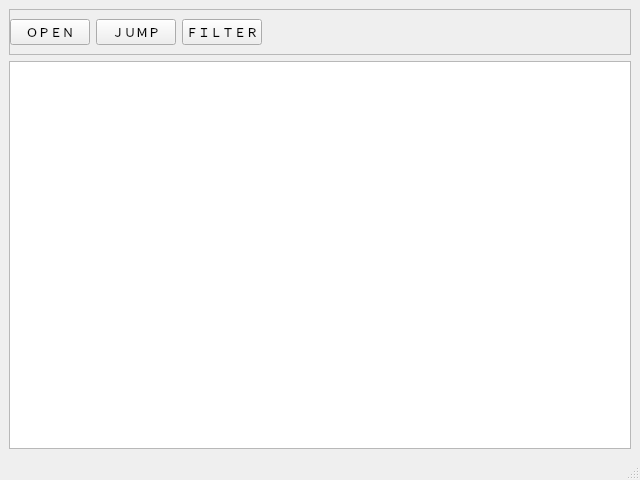
<?xml version="1.0" encoding="UTF-8"?>
<ui version="4.0">
 <class>MainWindow</class>
 <widget class="QMainWindow" name="MainWindow">
  <property name="geometry">
   <rect>
    <x>0</x>
    <y>0</y>
    <width>640</width>
    <height>480</height>
   </rect>
  </property>
  <property name="windowTitle">
   <string>ＸＭＩＤＩＸＥＤ</string>
  </property>
  <widget class="QWidget" name="centralwidget">
   <layout class="QVBoxLayout" name="verticalLayout">
    <item>
     <widget class="QFrame" name="frame">
      <property name="frameShape">
       <enum>QFrame::StyledPanel</enum>
      </property>
      <property name="frameShadow">
       <enum>QFrame::Raised</enum>
      </property>
      <layout class="QHBoxLayout" name="horizontalLayout">
       <property name="leftMargin">
        <number>0</number>
       </property>
       <property name="rightMargin">
        <number>0</number>
       </property>
       <item>
        <widget class="QPushButton" name="open_button">
         <property name="text">
          <string>ＯＰＥＮ</string>
         </property>
        </widget>
       </item>
       <item>
        <widget class="QPushButton" name="jump_button">
         <property name="text">
          <string>ＪＵＭＰ</string>
         </property>
        </widget>
       </item>
       <item>
        <widget class="QPushButton" name="filter_button">
         <property name="text">
          <string>ＦＩＬＴＥＲ</string>
         </property>
        </widget>
       </item>
       <item>
        <spacer name="horizontalSpacer">
         <property name="orientation">
          <enum>Qt::Horizontal</enum>
         </property>
         <property name="sizeHint" stdset="0">
          <size>
           <width>40</width>
           <height>20</height>
          </size>
         </property>
        </spacer>
       </item>
      </layout>
     </widget>
    </item>
    <item>
     <widget class="QTreeView" name="treeView">
      <property name="editTriggers">
       <set>QAbstractItemView::NoEditTriggers</set>
      </property>
      <property name="rootIsDecorated">
       <bool>false</bool>
      </property>
      <property name="itemsExpandable">
       <bool>false</bool>
      </property>
     </widget>
    </item>
   </layout>
  </widget>
  <widget class="QStatusBar" name="statusbar"/>
 </widget>
 <resources/>
 <connections/>
</ui>
